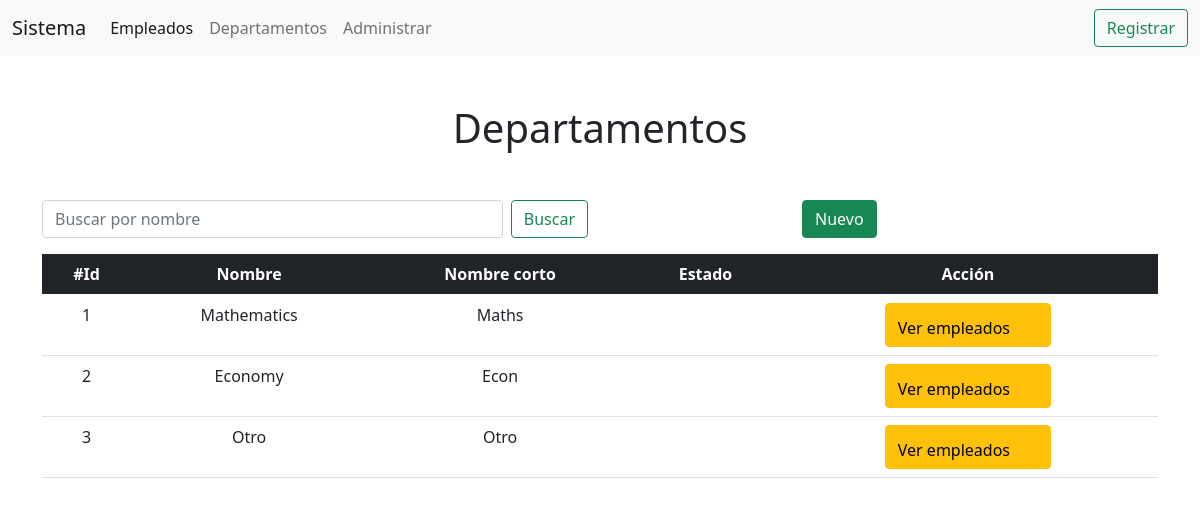
The app's page /list_department/, older data.
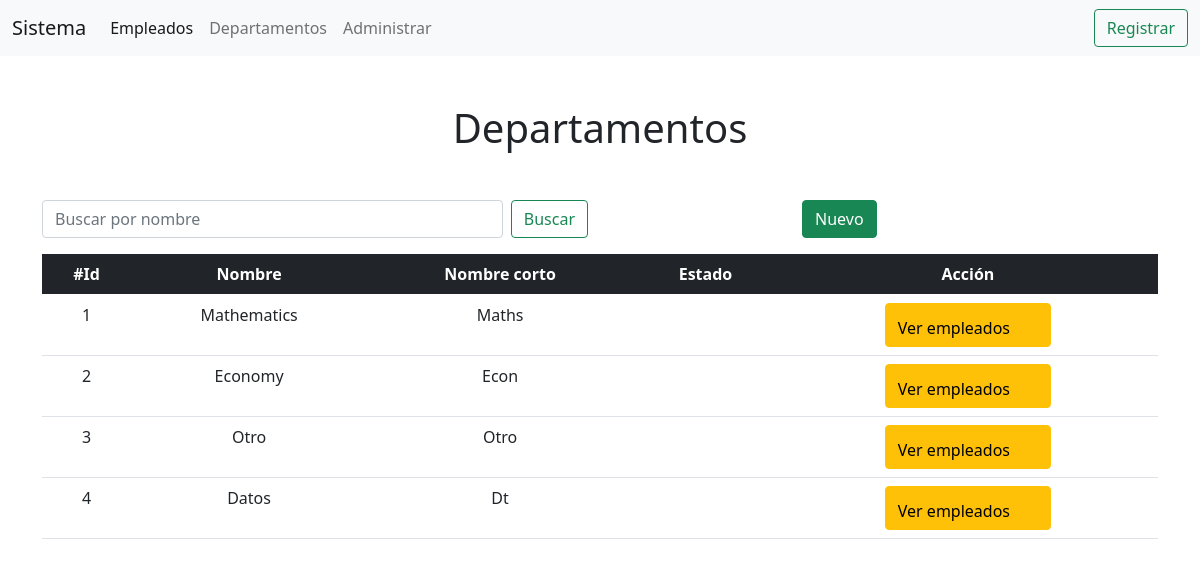
The same page, newer data.
### apps/department/models.py (models this page shows, shortened)
class Department(models.Model):
    name = models.CharField('Name', max_length=50)
    short_name = models.CharField('Short name', max_length=50)
    anulate = models.BooleanField('Anulate', default=False)
    class Meta:
        verbose_name = 'Departamento'
        verbose_name_plural = 'Departamentos'

### apps/department/views.py (the view)
# urls.py: path('list_department/', views.DepartmentListView.as_view(), name="list_department"),
class DepartmentListView(ListView):
    model = Department
    template_name = "Department/listDepartment.html"
    context_object_name = "departamentos"
    paginate_by = 10
    def get_queryset(self):
        name_departmet = self.request.GET.get('kword', '')
        queryset = Department.objects.filter(
            name__contains = name_departmet
        )
        return queryset

### templates/Department/listDepartment.html (shortened to what this page needs)
{% extends 'base.html' %}
{% block content %}
    {% include 'includes/header.html' %}
    <div class="container">
        <h1 class="text-center mt-5 mb-5">Departamentos</h1>
        <div class="row justify-content-between">
            <div class="col-md-6">
                <form class="d-flex mb-3">{% csrf_token %}
                <input class="form-control me-2" type="search" placeholder="Buscar por nombre" aria-label="Search" id="kword" name="kword">
                    <button class="btn btn-outline-success" type="submit">Buscar</button>
                </form>
            </div>
            <div class="col-md-4">
                <form action="/new_department"><button class="btn btn-success">Nuevo</button></form>
            </div>
        </div>
        <table class="table text-center">
            <thead class="table-dark">
            <tr>
                <th>#Id</th>
                <th>Nombre</th>
                <th>Nombre corto</th>
                <th>Estado</th>
                <th>Acción</th>
            </tr>
            </thead>
            <tbody>
                {% for departamento in departamentos %}
                <tr>
                    <td>{{departamento.id}}</td>
                    <td>{{departamento.name}}</td>
                    <td>{{departamento.short_name}}</td>
                    {% if departamento.anulate %}
                        <td>
                          <box-icon type='solid' name='x-circle' color="red"></box-icon>
                        </td>
                    {% else %}
                        <td>
                            <box-icon type='solid' name='check-circle' color="green"></box-icon>
                        </td>
                    {% endif %}
                    <td>
                        <div class="row justify-content-center">
                            <div class="col-md-6">
                                <form action="/list_by_department/{{departamento.name}}">
                                    <button type="submit" class="btn btn-warning">Ver empleados <box-icon name='user-pin'></box-icon></button>
                                </form>
                            </div>
                        </div>
                    </td>
                </tr>
                {% endfor %}
            </tbody>
        </table>
    </div>
{% endblock content %}

Row changes from the older to the newer data that the page shows:
added Department: id "4", name "Datos", short_name "Dt", anulate False (drawn)
